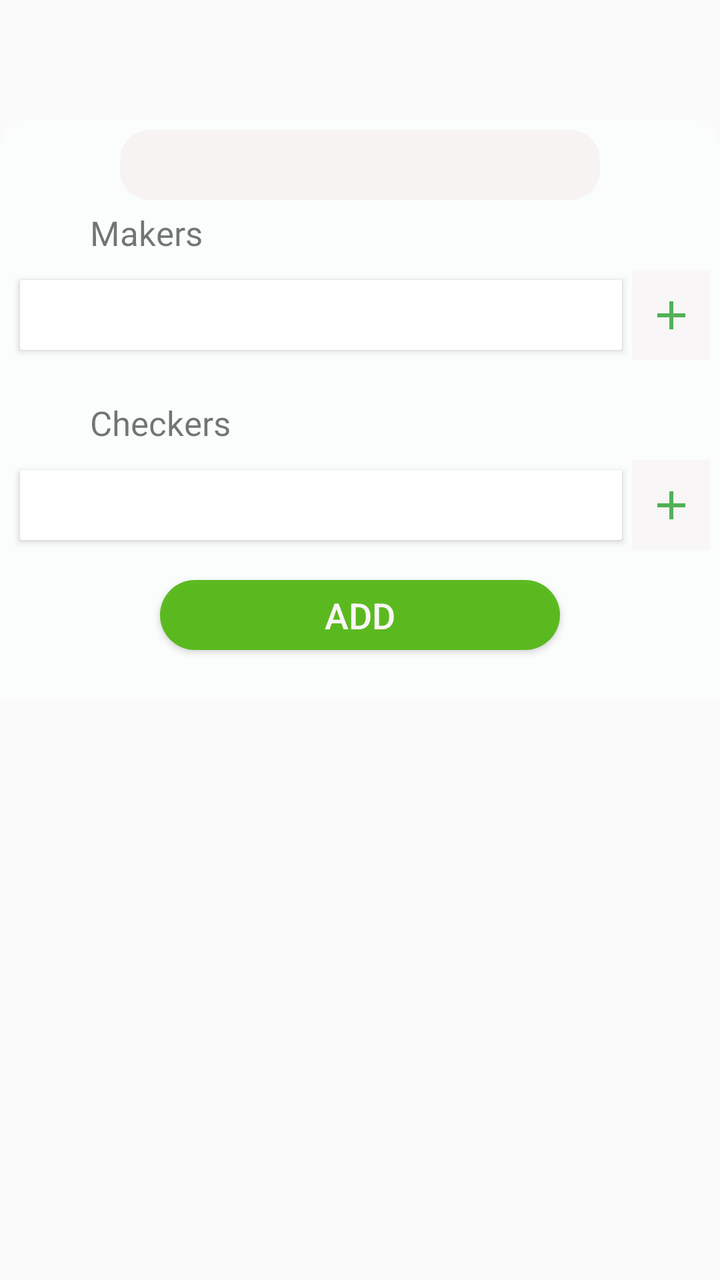
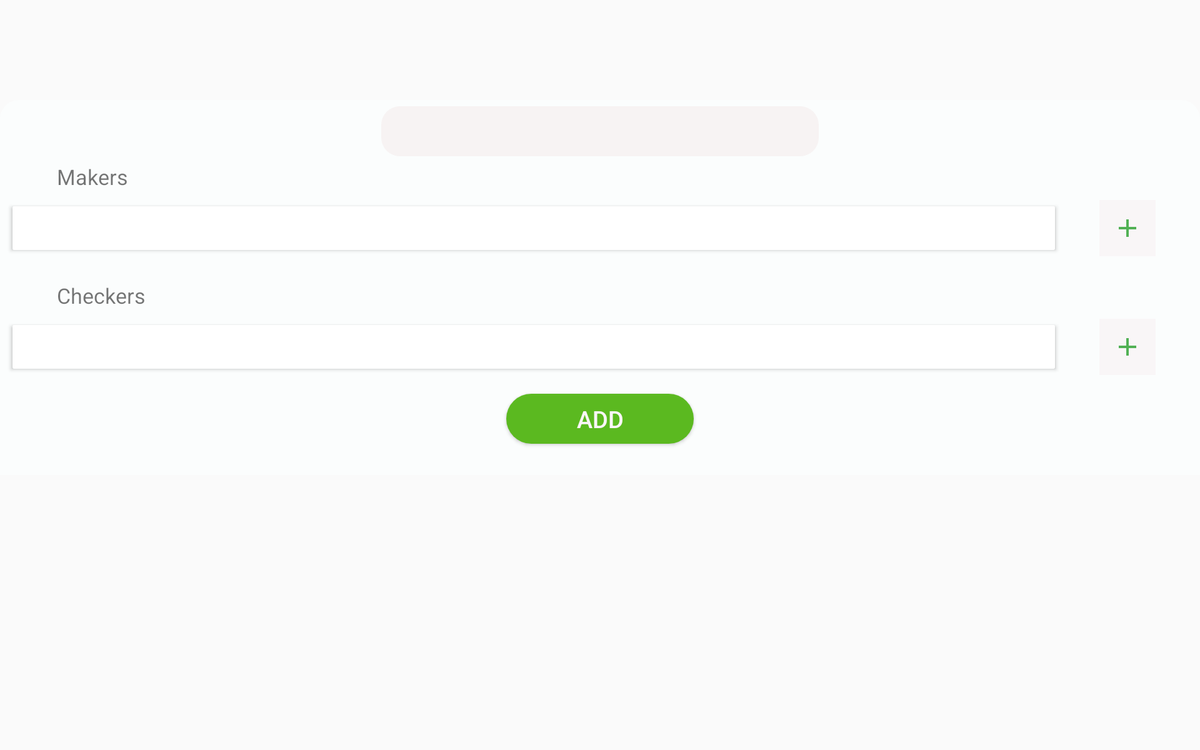

The same Android screen from two of the app's own layout files: first res/layout/ as a phone draws it, then the repository's variant for another configuration, drawn on a device whose configuration selects that folder. Both files follow.
<!-- AndroidManifest.xml: application theme AppTheme -->
<!-- res/layout/fragment_add_checker_maker.xml -->
<ScrollView android:layout_width="match_parent"
    android:layout_height="match_parent"
    xmlns:android="http://schemas.android.com/apk/res/android" >

<LinearLayout xmlns:android="http://schemas.android.com/apk/res/android"
    xmlns:app="http://schemas.android.com/apk/res-auto"
    android:layout_width="match_parent"
    android:layout_height="match_parent"
    android:layout_marginTop="60dp"
    android:orientation="vertical">


        <LinearLayout
            android:layout_width="match_parent"
            android:layout_height="match_parent"
            android:background="@drawable/card_design"
            android:orientation="vertical">

            <Spinner
                android:id="@+id/spinner_module"
                android:layout_width="match_parent"
                android:layout_height="35dp"
                android:layout_marginEnd="55dp"
                android:layout_marginStart="55dp"
                android:background="@drawable/spinnerbackground" />

            <LinearLayout
                android:layout_width="wrap_content"
                android:layout_height="wrap_content"
                android:layout_margin="5dp">

                <ImageView
                    android:layout_width="25dp"
                    android:layout_height="25dp"
                    android:src="@drawable/maker_icon" />

                <TextView
                    android:layout_width="wrap_content"
                    android:layout_height="wrap_content"
                    android:layout_marginLeft="10dp"
                    android:layout_marginStart="10dp"
                    android:text="Makers"
                    android:gravity="center"
                    android:textSize="17sp" />
            </LinearLayout>


            <LinearLayout
                android:layout_width="match_parent"
                android:layout_height="wrap_content"
                android:orientation="horizontal">

                <LinearLayout
                    android:layout_width="0dp"
                    android:layout_height="match_parent"
                    android:layout_weight="4">

                    <android.support.v7.widget.CardView
                        android:layout_width="match_parent"
                        android:layout_height="match_parent"
                        android:layout_margin="5dp"
                        app:cardCornerRadius="1dp">


                        <android.support.v7.widget.RecyclerView
                            android:id="@+id/recycler_maker"
                            android:layout_width="match_parent"
                            android:layout_height="match_parent"
                            android:background="@color/colorWhite"
                            android:visibility="gone" />

                    </android.support.v7.widget.CardView>

                </LinearLayout>


                <LinearLayout
                    android:layout_width="0dp"
                    android:layout_height="match_parent"
                    android:layout_weight="0.5"
                    android:gravity="center">

                    <ImageButton
                        android:id="@+id/maker_button"
                        android:layout_width="45dp"
                        android:layout_height="45dp"
                        android:layout_gravity="center"
                        android:background="@color/colorWhite"
                        android:src="@drawable/ic_add_symbol" />


                </LinearLayout>

            </LinearLayout>

            <LinearLayout
                android:layout_width="wrap_content"
                android:layout_height="wrap_content"
                android:layout_margin="5dp">

                <ImageView
                    android:layout_width="25dp"
                    android:layout_height="25dp"
                    android:src="@drawable/checker_icon"
                    android:layout_marginTop="15dp"/>

                <TextView
                    android:layout_width="wrap_content"
                    android:layout_height="wrap_content"
                    android:layout_marginLeft="10dp"
                    android:layout_marginStart="10dp"
                    android:text="Checkers"
                    android:gravity="center"
                    android:layout_marginTop="15dp"
                    android:textSize="17sp" />
            </LinearLayout>

            <LinearLayout
                android:layout_width="match_parent"
                android:layout_height="wrap_content"
                android:orientation="horizontal">

                <LinearLayout
                    android:layout_width="0dp"
                    android:layout_height="match_parent"
                    android:layout_weight="4">

                    <android.support.v7.widget.CardView
                        android:layout_width="match_parent"
                        android:layout_height="match_parent"
                        android:layout_margin="5dp"
                        app:cardCornerRadius="1dp">

                        <android.support.v7.widget.RecyclerView
                            android:id="@+id/recycler_checker"
                            android:layout_width="match_parent"
                            android:layout_height="match_parent"
                            android:background="@color/colorWhite"
                            android:visibility="gone" />


                    </android.support.v7.widget.CardView>


                </LinearLayout>


                <LinearLayout
                    android:layout_width="0dp"
                    android:layout_height="match_parent"
                    android:layout_weight="0.5"
                    android:gravity="center"
                    android:orientation="vertical">


                    <ImageButton
                        android:id="@+id/checker_button"
                        android:layout_width="45dp"
                        android:layout_height="45dp"
                        android:background="@color/colorWhite"
                        android:src="@drawable/ic_add_symbol" />


                </LinearLayout>
            </LinearLayout>


            <Button
                android:id="@+id/add_database"
                android:layout_width="200dp"
                android:layout_height="35dp"
                android:layout_gravity="center"
                android:layout_marginBottom="10dp"
                android:layout_marginTop="15dp"
                android:background="@drawable/btn_round_shape_blue"
                android:text="Add"
                android:textColor="@color/colorWhite"
                android:textSize="18sp" />

            <LinearLayout
                android:layout_width="match_parent"
                android:layout_height="35dp"
                android:layout_marginTop="10dp"
                android:visibility="gone"
                android:background="@drawable/recycler_chmamo">

                <TextView
                    android:layout_width="0dp"
                    android:layout_height="match_parent"
                    android:layout_weight="1"
                    android:gravity="center"
                    android:text="Modules"
                    android:textColor="@color/colorWhite" />

                <TextView
                    android:layout_width="0dp"
                    android:layout_height="match_parent"
                    android:layout_weight="1"
                    android:gravity="center"
                    android:text="Makers"
                    android:textColor="@color/colorWhite" />

                <TextView
                    android:layout_width="0dp"
                    android:layout_height="match_parent"
                    android:layout_weight="1"
                    android:gravity="center"
                    android:text="Checkers"
                    android:textColor="@color/colorWhite" />
            </LinearLayout>

            <android.support.v7.widget.RecyclerView
                android:id="@+id/recycler_module"
                android:layout_width="match_parent"
                android:layout_height="match_parent"
                android:layout_margin="5dp">

            </android.support.v7.widget.RecyclerView>


        </LinearLayout>

</LinearLayout>
</ScrollView>
<!-- resources referenced by this layout -->
<resources>
  <color name="colorWhite">#f9f6f7</color>
  <!-- drawable btn_round_shape_blue (drawable) -->
  <?xml version="1.0" encoding="utf-8"?>
  
  <shape
      xmlns:android="http://schemas.android.com/apk/res/android"
      android:shape="rectangle">
  
      <corners android:radius="45dp"/>
  
      <solid
          android:color="#f557b91a"/>
  
      <size
          android:width="90dp"
          android:height="50dp"/>
  </shape>
  <!-- drawable card_design (drawable) -->
  <?xml version="1.0" encoding="utf-8"?>
  <selector xmlns:android="http://schemas.android.com/apk/res/android">
      <item>
          <shape>
              <solid android:color="#fbfdfd" />
              <padding android:left="5dp" android:top="5dp" android:right="5dp" android:bottom="5dp" />
              <corners android:topLeftRadius="15dp" android:topRightRadius="15dp" />
          </shape>
      </item>
  </selector>
  <!-- drawable ic_add_symbol (drawable) -->
  <vector xmlns:android="http://schemas.android.com/apk/res/android"
          android:width="24dp"
          android:height="24dp"
          android:viewportWidth="24.0"
          android:viewportHeight="24.0">
      <path
          android:fillColor="#52b155"
          android:pathData="M19,13h-6v6h-2v-6H5v-2h6V5h2v6h6v2z"/>
  </vector>
  <!-- drawable recycler_chmamo (drawable) -->
  <?xml version="1.0" encoding="utf-8"?>
  
  <shape android:shape="rectangle" xmlns:android="http://schemas.android.com/apk/res/android">
  <solid android:color="#52b155"/>
      <corners android:topLeftRadius="10dp" android:topRightRadius="10dp" />
  </shape>
  <!-- drawable spinnerbackground (drawable) -->
  <?xml version="1.0" encoding="utf-8"?>
  
  <shape xmlns:android="http://schemas.android.com/apk/res/android"
      android:shape="rectangle">
      <corners android:radius="15dp"/>
      <solid android:color="#f7f3f3"/>
  
  
  
  </shape>
  <style name="AppTheme" parent="Theme.AppCompat.Light.DarkActionBar">
          
          <item name="colorPrimary">@color/colorPrimary</item>
          <item name="colorPrimaryDark">@color/colorPrimaryDark</item>
          <item name="colorAccent">@color/colorAccent</item>
          <item name="windowActionBarOverlay">true</item>
      </style>
  <color name="colorPrimary">#00923F</color>
  <color name="colorPrimaryDark">#00923F</color>
  <color name="colorAccent">#00923F</color>
</resources>
<!-- res/layout-sw600dp-land/fragment_add_checker_maker.xml (the repository's variant of the layout above) -->
<!-- drawn on a 7-inch tablet turned sideways -->
<LinearLayout
    android:layout_width="match_parent"
    android:layout_height="match_parent"
    android:orientation="vertical"
    xmlns:android="http://schemas.android.com/apk/res/android" >


    <ScrollView
        android:layout_width="match_parent"
        android:layout_height="match_parent">



<LinearLayout xmlns:android="http://schemas.android.com/apk/res/android"
    xmlns:app="http://schemas.android.com/apk/res-auto"
    android:layout_width="match_parent"
    android:layout_height="match_parent"
    android:layout_marginTop="80dp"
    android:orientation="vertical">


        <LinearLayout
            android:layout_width="match_parent"
            android:layout_height="match_parent"
            android:background="@drawable/card_design"
            android:orientation="vertical">

            <Spinner
                android:id="@+id/spinner_module"
                android:layout_gravity="center"
                android:layout_width="350dp"
                android:layout_height="40dp"
                android:layout_marginEnd="40dp"
                android:layout_marginStart="40dp"
                android:background="@drawable/spinnerbackground" />

            <LinearLayout
                android:layout_width="wrap_content"
                android:layout_height="wrap_content"
                android:layout_margin="5dp">

                <ImageView
                    android:layout_width="25dp"
                    android:layout_height="25dp"
                    android:src="@drawable/maker_icon" />

                <TextView
                    android:layout_width="wrap_content"
                    android:layout_height="wrap_content"
                    android:layout_marginLeft="10dp"
                    android:layout_marginStart="10dp"
                    android:text="Makers"
                    android:gravity="center"
                    android:textSize="17sp" />
            </LinearLayout>


            <LinearLayout
                android:layout_width="match_parent"
                android:layout_height="wrap_content"
                android:orientation="horizontal">

                <LinearLayout
                    android:layout_width="0dp"
                    android:layout_height="match_parent"
                    android:layout_weight="4">

                    <android.support.v7.widget.CardView
                        android:layout_width="match_parent"
                        android:layout_height="match_parent"
                        android:layout_margin="5dp"
                        app:cardCornerRadius="1dp">


                        <android.support.v7.widget.RecyclerView
                            android:id="@+id/recycler_maker"
                            android:layout_width="match_parent"
                            android:layout_height="match_parent"
                            android:background="@color/colorWhite"
                            android:visibility="gone" />

                    </android.support.v7.widget.CardView>

                </LinearLayout>


                <LinearLayout
                    android:layout_width="0dp"
                    android:layout_height="match_parent"
                    android:layout_weight="0.5"
                    android:gravity="center">

                    <ImageButton
                        android:id="@+id/maker_button"
                        android:layout_width="45dp"
                        android:layout_height="45dp"
                        android:layout_gravity="center"
                        android:background="@color/colorWhite"
                        android:src="@drawable/ic_add_symbol" />


                </LinearLayout>

            </LinearLayout>

            <LinearLayout
                android:layout_width="wrap_content"
                android:layout_height="wrap_content"
                android:layout_margin="5dp">

                <ImageView
                    android:layout_width="25dp"
                    android:layout_height="25dp"
                    android:src="@drawable/checker_icon"
                    android:layout_marginTop="15dp"/>

                <TextView
                    android:layout_width="wrap_content"
                    android:layout_height="wrap_content"
                    android:layout_marginLeft="10dp"
                    android:layout_marginStart="10dp"
                    android:text="Checkers"
                    android:gravity="center"
                    android:layout_marginTop="15dp"
                    android:textSize="17sp" />
            </LinearLayout>

            <LinearLayout
                android:layout_width="match_parent"
                android:layout_height="wrap_content"
                android:orientation="horizontal">

                <LinearLayout
                    android:layout_width="0dp"
                    android:layout_height="match_parent"
                    android:layout_weight="4">

                    <android.support.v7.widget.CardView
                        android:layout_width="match_parent"
                        android:layout_height="match_parent"
                        android:layout_margin="5dp"
                        app:cardCornerRadius="1dp">

                        <android.support.v7.widget.RecyclerView
                            android:id="@+id/recycler_checker"
                            android:layout_width="match_parent"
                            android:layout_height="match_parent"
                            android:background="@color/colorWhite"
                            android:visibility="gone" />


                    </android.support.v7.widget.CardView>


                </LinearLayout>


                <LinearLayout
                    android:layout_width="0dp"
                    android:layout_height="match_parent"
                    android:layout_weight="0.5"
                    android:gravity="center"
                    android:orientation="vertical">


                    <ImageButton
                        android:id="@+id/checker_button"
                        android:layout_width="45dp"
                        android:layout_height="45dp"
                        android:background="@color/colorWhite"
                        android:src="@drawable/ic_add_symbol" />


                </LinearLayout>
            </LinearLayout>


            <Button
                android:id="@+id/add_database"
                android:layout_width="150dp"
                android:layout_height="40dp"
                android:layout_gravity="center"
                android:layout_marginBottom="10dp"
                android:layout_marginTop="15dp"
                android:background="@drawable/btn_round_shape_blue"
                android:text="Add"
                android:textColor="@color/colorWhite"
                android:textSize="19sp"  />

            <LinearLayout
                android:layout_width="match_parent"
                android:layout_height="35dp"
                android:layout_marginTop="10dp"
                android:visibility="gone"
                android:background="@drawable/recycler_chmamo">

                <TextView
                    android:layout_width="0dp"
                    android:layout_height="match_parent"
                    android:layout_weight="1"
                    android:gravity="center"
                    android:text="Modules"
                    android:textColor="@color/colorWhite" />

                <TextView
                    android:layout_width="0dp"
                    android:layout_height="match_parent"
                    android:layout_weight="1"
                    android:gravity="center"
                    android:text="Makers"
                    android:textColor="@color/colorWhite" />

                <TextView
                    android:layout_width="0dp"
                    android:layout_height="match_parent"
                    android:layout_weight="1"
                    android:gravity="center"
                    android:text="Checkers"
                    android:textColor="@color/colorWhite" />
            </LinearLayout>

            <android.support.v7.widget.RecyclerView
                android:id="@+id/recycler_module"
                android:layout_width="match_parent"
                android:layout_height="match_parent"
                android:layout_margin="5dp">

            </android.support.v7.widget.RecyclerView>


        </LinearLayout>

</LinearLayout>



    </ScrollView>
</LinearLayout>
